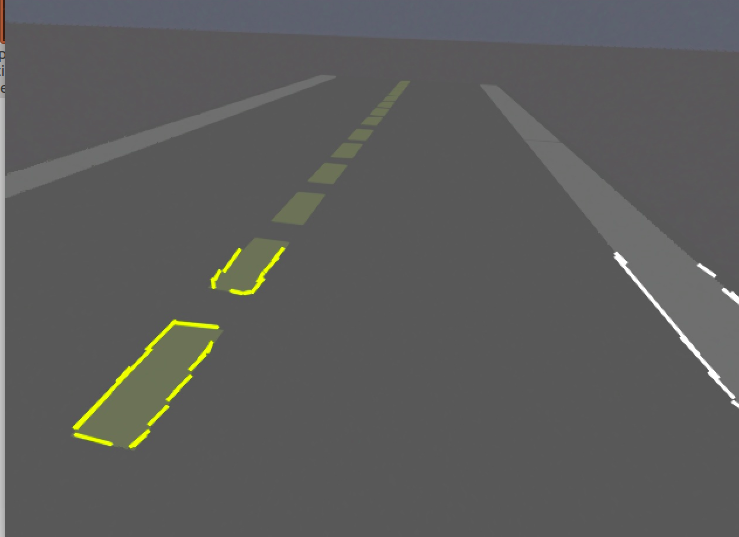
#> input picture camera-calibration/lane.png, 739 x 537 px
$ python ground_projection.py
#> lines starting #> are read from the running program, lines starting #| are printed output that depends on the picture; after the words box and inside, x2 and y2 are one past the last pixel; in counts of white or black regions, pixels touching at a corner belong together
#!/usr/bin/python
import cv2
import numpy as np

i = 0
ix, iy = -1, -1
pts = [None] * 4

img = cv2.imread("lane.png")
#> img is the input picture: shape (537, 739, 3); mean B, G, R 91.5, 92.5, 92.2
cv2.putText(img, "press 'q' to exit", (50, 50), cv2.FONT_HERSHEY_SIMPLEX, 1, (255,255,255))
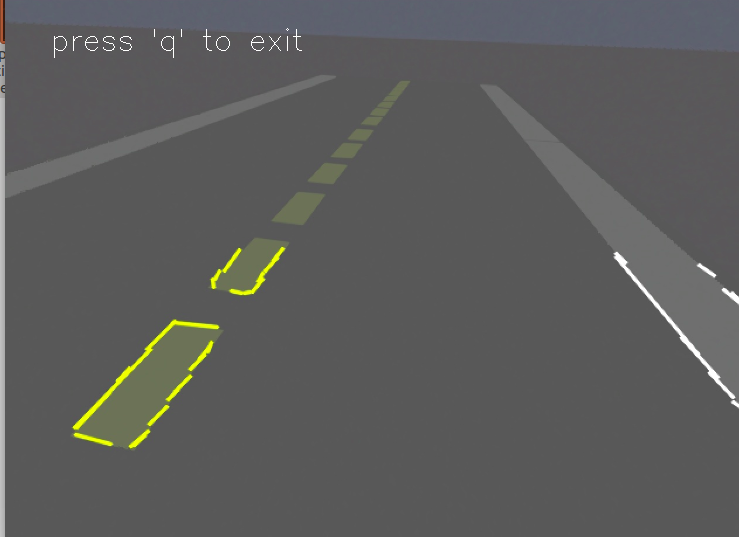
#> img: shape (537, 739, 3); 0.12% of pixels changed, all inside (x1, y1, x2, y2) = (54, 28, 302, 58)
h, w = img.shape[:2]
#> h = 537; w = 739

# mouse callback function
def draw_circle(event, x, y, flags, param):
    global i, ix, iy, pts, M, processed
    if event == cv2.EVENT_LBUTTONDOWN:

        if i < 4:
            cv2.circle(img, (x,y), 5, (0,0,255),-1)
            ix,iy = x,y
            pts[i] = [ix, iy]
            i = i+1
            print(ix, iy)
        else:
            points1 = np.float32([pts[0], pts[1], pts[3], pts[2]])
            points2 = np.float32([[0,0], [w,0], [0,h], [w,h]])
            M = cv2.getPerspectiveTransform(points1, points2)
            processed = cv2.warpPerspective(img, M, (640, 480))
            cv2.imshow("processed",processed)

cv2.namedWindow("projection")
cv2.setMouseCallback("projection", draw_circle)


while True:
    cv2.imshow("projection", img)
    if cv2.waitKey(1) & 0xFF == ord("q"):
#> (key q is pressed here)
        break

cv2.destroyAllWindows()
